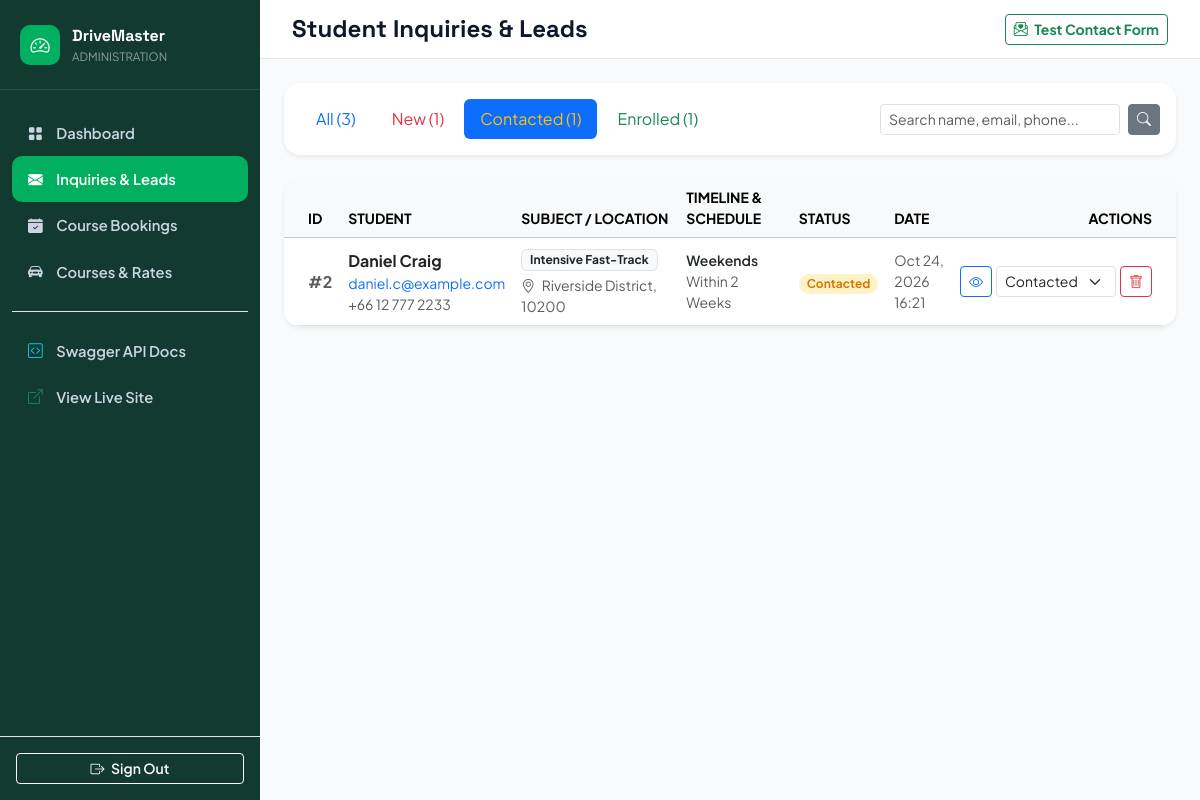
Page /admin/inquiries.php?status=contacted (signed in) on the committed database.
### tables this page shows
CREATE TABLE IF NOT EXISTS `inquiries` (
  `id` INT UNSIGNED AUTO_INCREMENT PRIMARY KEY,
  `full_name` VARCHAR(100) NOT NULL,
  `email` VARCHAR(120) NOT NULL,
  `phone` VARCHAR(30) NOT NULL,
  `subject` VARCHAR(150) NOT NULL,
  `pickup_location` VARCHAR(150) DEFAULT NULL,
  `timeline` VARCHAR(80) DEFAULT NULL,
  `preferred_schedule` VARCHAR(80) DEFAULT NULL,
  `message` TEXT NOT NULL,
  `status` ENUM('new', 'contacted', 'in_progress', 'enrolled', 'closed') DEFAULT 'new',
  `admin_notes` TEXT DEFAULT NULL,
  `ip_address` VARCHAR(45) DEFAULT NULL,
  `created_at` TIMESTAMP DEFAULT CURRENT_TIMESTAMP,
  `updated_at` TIMESTAMP DEFAULT CURRENT_TIMESTAMP ON UPDATE CURRENT_TIMESTAMP,
  INDEX `idx_inquiries_status` (`status`),
  INDEX `idx_inquiries_email` (`email`),
  INDEX `idx_inquiries_created_at` (`created_at`)
);

### backend/src/Database.php (called while the page is built, shortened)
<?php
final class Database
{
    private static ?self $instance = null;
    private ?PDO $pdo = null;
    private array $config;
    private function __construct()
    {
        $this->config = require __DIR__ . '/../config/database.php';
    }
    public static function getInstance(): self
    {
        if (self::$instance === null) {
            self::$instance = new self();
        }
        return self::$instance;
    }
    private function connect(): void
    {
        $dsn = sprintf(
            '%s:host=%s;port=%d;dbname=%s;charset=%s',
            $this->config['driver'],
            $this->config['host'],
            $this->config['port'],
            $this->config['database'],
            $this->config['charset']
        );
        try {
            $this->pdo = new PDO(
                $dsn,
                $this->config['username'],
                $this->config['password'],
                $this->config['options']
            );
        } catch (PDOException $e) {
            $this->pdo = null;
            $this->lastError = $e->getMessage();
            error_log("[DriveMaster DB Error] Failed connecting to MySQL: " . $e->getMessage());
        }
    }
    public function getConnection(): ?PDO
    {
        return $this->pdo;
    }
    public function isAvailable(): bool
    {
        return $this->getConnection() !== null;
    }
    public function query(string $sql, array $params = []): PDOStatement
    {
        $pdo = $this->getConnection();
        $stmt = $pdo->prepare($sql);
        $stmt->execute($params);
        return $stmt;
    }
    public function fetchAll(string $sql, array $params = []): array
    {
        return $this->query($sql, $params)->fetchAll();
    }
}

### backend/src/Models/Inquiry.php (called while the page is built, shortened)
<?php
final class Inquiry
{
    public static function all(array $filters = []): array
    {
        $db = Database::getInstance();
        $conditions = [];
        $params = [];
        if (!empty($filters['status']) && $filters['status'] !== 'all') {
            $conditions[] = "status = :status";
            $params[':status'] = $filters['status'];
        }
        $whereClause = !empty($conditions) ? 'WHERE ' . implode(' AND ', $conditions) : '';
        $sql = "SELECT * FROM inquiries {$whereClause} ORDER BY created_at DESC LIMIT 100";
        return $db->fetchAll($sql, $params);
    }
    public static function countByStatus(): array
    {
        $db = Database::getInstance();
        $rows = $db->fetchAll("SELECT status, COUNT(*) as count FROM inquiries GROUP BY status");
        $counts = ['new' => 0, 'contacted' => 0, 'in_progress' => 0, 'enrolled' => 0, 'closed' => 0, 'total' => 0];
        foreach ($rows as $row) {
            $counts[$row['status']] = (int)$row['count'];
            $counts['total'] += (int)$row['count'];
        }
        return $counts;
    }
}

### backend/config/database.php (called while the page is built, shortened)
<?php
return [
    'driver'    => 'mysql',
    'host'      => $_ENV['DB_HOST'] ?? '127.0.0.1',
    'port'      => (int)($_ENV['DB_PORT'] ?? 3306),
    'database'  => $_ENV['DB_NAME'] ?? 'drivemaster_db',
    'username'  => $_ENV['DB_USER'] ?? 'root',
    'password'  => $_ENV['DB_PASS'] ?? '',
    'charset'   => 'utf8mb4',
    'collation' => 'utf8mb4_unicode_ci',
    'options'   => [
        PDO::ATTR_ERRMODE            => PDO::ERRMODE_EXCEPTION,
        PDO::ATTR_DEFAULT_FETCH_MODE => PDO::FETCH_ASSOC,
        PDO::ATTR_EMULATE_PREPARES   => false,
        PDO::MYSQL_ATTR_INIT_COMMAND => "SET NAMES utf8mb4 COLLATE utf8mb4_unicode_ci",
    ],
];

### admin/inquiries.php (the view, shortened to what this page needs)
<?php
require_once __DIR__ . '/../backend/src/Database.php';
require_once __DIR__ . '/../backend/src/Models/Inquiry.php';
$currentStatus = $_GET['status'] ?? 'all';
$searchQuery = $_GET['search'] ?? '';
$inquiries = Inquiry::all(['status' => $currentStatus, 'search' => $searchQuery]);
$counts = Inquiry::countByStatus();
?>
<!DOCTYPE html>
<html lang="en">
<head>
  <link rel="stylesheet" href="../assets/vendor/fonts/fonts.css">
  <link rel="stylesheet" href="../assets/vendor/bootstrap/css/bootstrap.min.css">
  <link rel="stylesheet" href="../assets/vendor/bootstrap-icons/bootstrap-icons.min.css">
</head>
<body>
  <aside class="admin-sidebar">
    <a href="/admin/index.php" class="sidebar-brand">
      <div class="brand-icon-box"><i class="bi bi-speedometer2"></i></div>
      <div>
        <div class="fw-bold" style="font-family: 'Space Grotesk', sans-serif;">DriveMaster</div>
        <div class="small text-white-50" style="font-size: 0.72rem;">ADMINISTRATION</div>
      </div>
    </a>
    <ul class="sidebar-nav">
      <li><a href="/admin/index.php" class="sidebar-nav-link"><i class="bi bi-grid-fill"></i> Dashboard</a></li>
      <li><a href="/admin/inquiries.php" class="sidebar-nav-link active"><i class="bi bi-envelope-fill"></i> Inquiries &amp; Leads</a></li>
      <li><a href="/admin/enrollments.php" class="sidebar-nav-link"><i class="bi bi-calendar-check-fill"></i> Course Bookings</a></li>
      <li><a href="/admin/courses.php" class="sidebar-nav-link"><i class="bi bi-car-front-fill"></i> Courses &amp; Rates</a></li>
      <li class="mt-3 pt-3 border-top border-white-10">
        <a href="/backend/swagger/" target="_blank" class="sidebar-nav-link"><i class="bi bi-code-square text-info"></i> Swagger API Docs</a>
      </li>
      <li><a href="/index.html" target="_blank" class="sidebar-nav-link"><i class="bi bi-box-arrow-up-right text-success"></i> View Live Site</a></li>
    </ul>
    <div class="p-3 border-top border-white-10">
      <a href="/admin/logout.php" class="btn btn-outline-light btn-sm w-100 fw-semibold"><i class="bi bi-box-arrow-right me-1"></i> Sign Out</a>
    </div>
  </aside>
  <div class="admin-main">
    <header class="admin-topbar">
      <h4 class="mb-0 fw-bold" style="font-family: 'Space Grotesk', sans-serif;">Student Inquiries &amp; Leads</h4>
      <div class="d-flex gap-2">
        <a href="/contact.html" target="_blank" class="btn btn-outline-success btn-sm fw-bold">
          <i class="bi bi-envelope-paper-heart me-1"></i> Test Contact Form
        </a>
      </div>
    </header>
    <div class="p-4 flex-grow-1">
      <div class="card border-0 shadow-sm rounded-4 mb-4">
        <div class="card-body p-3">
          <div class="d-flex flex-wrap justify-content-between align-items-center gap-3">
            <ul class="nav nav-pills gap-1">
              <li class="nav-item">
                <a class="nav-link <?= $currentStatus === 'all' ? 'active' : '' ?>" href="?status=all">
                  All (<?= $counts['total'] ?>)
                </a>
              </li>
              <li class="nav-item">
                <a class="nav-link <?= $currentStatus === 'new' ? 'active' : '' ?> text-danger" href="?status=new">
                  New (<?= $counts['new'] ?>)
                </a>
              </li>
              <li class="nav-item">
                <a class="nav-link <?= $currentStatus === 'contacted' ? 'active' : '' ?> text-warning" href="?status=contacted">
                  Contacted (<?= $counts['contacted'] ?>)
                </a>
              </li>
              <li class="nav-item">
                <a class="nav-link <?= $currentStatus === 'enrolled' ? 'active' : '' ?> text-success" href="?status=enrolled">
                  Enrolled (<?= $counts['enrolled'] ?>)
                </a>
              </li>
            </ul>
            <form method="GET" class="d-flex gap-2">
              <input type="text" name="search" class="form-control form-control-sm" placeholder="Search name, email, phone..." value="<?= htmlspecialchars($searchQuery) ?>" style="width: 240px;">
              <button type="submit" class="btn btn-secondary btn-sm"><i class="bi bi-search"></i></button>
            </form>
          </div>
        </div>
      </div>
      <div class="card border-0 shadow-sm rounded-4 overflow-hidden">
        <div class="table-responsive">
          <table class="table table-hover align-middle mb-0">
            <thead class="table-light small text-uppercase">
              <tr>
                <th class="ps-4">ID</th>
                <th>Student</th>
                <th>Subject / Location</th>
                <th>Timeline &amp; Schedule</th>
                <th>Status</th>
                <th>Date</th>
                <th class="text-end pe-4">Actions</th>
              </tr>
            </thead>
            <tbody>
              <?php if (empty($inquiries)): ?>
                <tr>
                  <td colspan="7" class="text-center py-5 text-muted">
                    <i class="bi bi-inbox fs-1 d-block mb-2 text-secondary"></i>
                    No student inquiries found matching current filter.
                  </td>
                </tr>
              <?php else: ?>
                <?php foreach ($inquiries as $inq): ?>
                  <tr>
                    <td class="ps-4 fw-bold text-muted">#<?= $inq['id'] ?></td>
                    <td>
                      <div class="fw-bold text-dark"><?= htmlspecialchars($inq['full_name']) ?></div>
                      <div class="small"><a href="mailto:<?= htmlspecialchars($inq['email']) ?>" class="text-decoration-none"><?= htmlspecialchars($inq['email']) ?></a></div>
                      <div class="small text-muted"><a href="tel:<?= htmlspecialchars($inq['phone']) ?>" class="text-muted text-decoration-none"><?= htmlspecialchars($inq['phone']) ?></a></div>
                    </td>
                    <td>
                      <div class="badge bg-light text-dark border mb-1"><?= htmlspecialchars($inq['subject']) ?></div>
                      <?php if (!empty($inq['pickup_location'])): ?>
                        <div class="small text-muted"><i class="bi bi-geo-alt me-1"></i> <?= htmlspecialchars($inq['pickup_location']) ?></div>
                      <?php endif; ?>
                    </td>
                    <td class="small">
                      <div class="fw-semibold text-dark"><?= htmlspecialchars($inq['preferred_schedule'] ?? 'Flexible') ?></div>
                      <div class="text-muted"><?= htmlspecialchars($inq['timeline'] ?? 'Not specified') ?></div>
                    </td>
                    <td>
                      <span class="badge status-badge-<?= $inq['status'] ?> px-2 py-1 rounded-pill">
                        <?= ucfirst(str_replace('_', ' ', $inq['status'])) ?>
                      </span>
                    </td>
                    <td class="small text-muted">
                      <?= date('M d, Y', strtotime($inq['created_at'])) ?><br>
                      <?= date('H:i', strtotime($inq['created_at'])) ?>
                    </td>
                    <td class="text-end pe-4">
                      <div class="d-flex justify-content-end gap-1">
                        <button type="button" class="btn btn-sm btn-outline-primary" data-bs-toggle="modal" data-bs-target="#inquiryModal<?= $inq['id'] ?>" title="View Message">
                          <i class="bi bi-eye"></i>
                        </button>
                        <form method="POST" class="d-inline">
                          <select name="status" class="form-select form-select-sm d-inline-block w-auto" onchange="this.form.submit()">
                            <option value="contacted" <?= $inq['status'] === 'contacted' ? 'selected' : '' ?>>Contacted</option>
                          </select>
                        </form>
                        <form method="POST" class="d-inline" onsubmit="return confirm('Delete this inquiry record?');">
                          <button type="submit" class="btn btn-sm btn-outline-danger" title="Delete">
                            <i class="bi bi-trash"></i>
                          </button>
                        </form>
                      </div>
                    </td>
                  </tr>
                <?php endforeach; ?>
              <?php endif; ?>
            </tbody>
          </table>
        </div>
      </div>
    </div>
  </div>
</body>
</html>

### admin/inquiries.php (style rules this page uses)
:root { --primary: #2A6B5C; --sidebar-width: 260px; --accent-green: #00b060; }
body { font-family: 'Plus Jakarta Sans', sans-serif; background: #f8fafc; color: #0f172a; }
.admin-sidebar { width: var(--sidebar-width); height: 100vh; position: fixed; top: 0; left: 0; background: #133a30; color: #e2e8f0; display: flex; flex-direction: column; z-index: 1050; }
.sidebar-brand { padding: 1.5rem 1.25rem; border-bottom: 1px solid rgba(255, 255, 255, 0.1); display: flex; align-items: center; gap: 0.75rem; text-decoration: none; color: #ffffff; }
.brand-icon-box { width: 40px; height: 40px; border-radius: 10px; background: var(--accent-green); display: flex; align-items: center; justify-content: center; font-size: 1.2rem; color: #ffffff; }
.sidebar-nav { list-style: none; padding: 1.25rem 0.75rem; margin: 0; flex-grow: 1; overflow-y: auto; }
.sidebar-nav-link { display: flex; align-items: center; gap: 0.85rem; padding: 0.75rem 1rem; color: #cbd5e1; text-decoration: none; border-radius: 10px; font-weight: 600; font-size: 0.92rem; transition: all 0.2s ease; }
.sidebar-nav-link:hover, .sidebar-nav-link.active { background: var(--accent-green); color: #ffffff; }
.admin-main { margin-left: var(--sidebar-width); min-height: 100vh; display: flex; flex-direction: column; }
.admin-topbar { background: #ffffff; border-bottom: 1px solid #e2e8f0; padding: 0.85rem 2rem; display: flex; align-items: center; justify-content: space-between; position: sticky; top: 0; z-index: 1040; }
.status-badge-contacted { background-color: #fef3c7; color: #d97706; font-weight: 700; }

### rows in the picture
inquiries: id "2", full_name "Daniel Craig", email "daniel.c@example.com", phone "+66 12 777 2233", subject "Intensive Fast-Track", pickup_location "Riverside District, 10200", preferred_schedule "Weekends", timeline "Within 2 Weeks", status "Contacted", created_at "Oct 24, 2026", created_at "16:21"

### other values in the picture
$counts['total'] "3"
$counts['new'] "1"
$counts['contacted'] "1"
$counts['enrolled'] "1"
